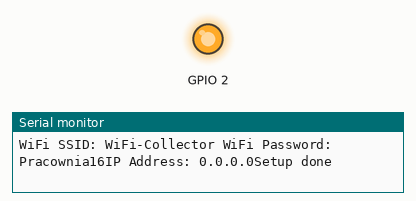
This program was run on a simulated ESP32. Parts: output pins drawn as LEDs (lit = HIGH), the last lines printed to the serial monitor. A WiFi scan finds three made-up networks.

Above: at 1.1 s.
At 4.6 s:
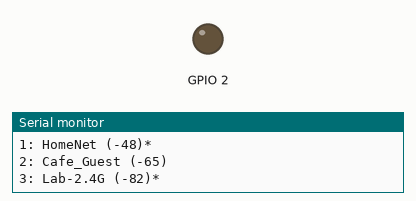
Timing chart, 0 to 9.3 s (numbered marks = the images above):
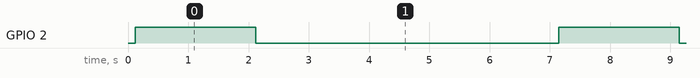

The program:

main.cpp
```cpp
#include <Arduino.h>
#include <WiFi.h>
#include <WebServer.h>

const char* ESP_SSID = "WiFi-Collector";
const char* ESP_PASSWORD = "Pracownia16";

const char index_html[] PROGMEM = R"rawliteral(
<!DOCTYPE html><html>
  <head>
  <meta name="viewport" content="width=device-width, initial-scale=1">
  <title>WiFi-Collector WebUI</title>
</head>
</body>
  <div>
    <h2>Available Networks</h2>
    <ul id="networks"></ul>
  </div>
  <script>
    async function fetchNetworks() {
      const response = await fetch('/scan');
      const networks = await response.json();
      const networksList = document.getElementById('networks');
      networksList.innerHTML = '';
      networks.forEach(network => {
        const li = document.createElement('li');
        li.textContent = `${network.ssid} (${network.rssi}) ${network.encryption}`;
        networksList.appendChild(li);
      });
    }

    setInterval(fetchNetworks, 5000);
    fetchNetworks();
  </script>
</html>
)rawliteral";

WebServer server(80);

void setup() {
  Serial.begin(9600);
  WiFi.mode(WIFI_AP_STA);
  WiFi.disconnect();
  delay(100);

  // Connect to WiFi
  WiFi.softAP(ESP_SSID, ESP_PASSWORD);
  IPAddress local_IP(192, 168, 0, 1);
  IPAddress gateway(192, 168, 0, 1);
  IPAddress subnet(255, 255, 255, 0);

  Serial.printf("WiFi SSID: "); Serial.print(ESP_SSID); Serial.print(" WiFi Password: "); Serial.print(ESP_PASSWORD);
  Serial.printf("IP Address: "); Serial.print(WiFi.localIP());

  pinMode(2, OUTPUT);

  server.begin();

  Serial.println("Setup done");
}

void loop() {
  // WiFiClient client = server.available();

  server.on("/", []() {
    server.send_P(200, "text/html", index_html);
  });

  server.on("/scan", []() {
    int n = WiFi.scanNetworks();
    String json = "[";
    for (int i = 0; i < n; ++i) {
      if (i > 0) json += ",";
      json += "{";
      json += "\"ssid\":\"" + WiFi.SSID(i) + "\",";
      json += "\"rssi\":" + String(WiFi.RSSI(i)) + ",";
      json += "\"encryption\":\"" + String((WiFi.encryptionType(i) == WIFI_AUTH_OPEN) ? "open" : "secured") + "\"";
      json += "}";
    }
    json += "]";
    server.send(200, "application/json", json);
  });

  server.begin();

  // WiFi.scanNetworks will return the number of networks found
  digitalWrite(2, HIGH);
  int n = WiFi.scanNetworks();
  digitalWrite(2, LOW);

  // Check if networks were found and list them
  if (n == 0) {
      Serial.println("no networks found");
  } else {
    Serial.print(n);
    Serial.println(" networks found");
    for (int i = 0; i < n; ++i) {
      // Print SSID and RSSI for each network found
      Serial.print(i + 1);
      Serial.print(": ");
      Serial.print(WiFi.SSID(i));
      Serial.print(" (");
      Serial.print(WiFi.RSSI(i));
      Serial.print(")");
      Serial.println((WiFi.encryptionType(i) == WIFI_AUTH_OPEN)?" ":"*");
      delay(10);
    }
  }
  Serial.println("");

  // Wait a bit before scanning again
  delay(5000);
}
```

Measured:
- by itself, GPIO 2: alternates HIGH for 2.0 s and LOW for 5.0 s
